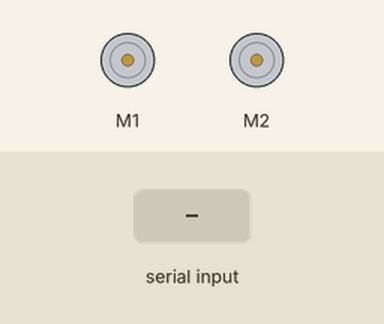
This sketch was run on a simulated Arduino Leonardo, built with avr-gcc and run on an emulated ATmega32U4. Shown: 2 × DC motor (green arrow = forward, orange = backward, longer = faster). The test bench sets the inputs (shaded band).

Above: at 1.2 s.
1.3 s: "U" received over the second serial link
At 1.8 s:
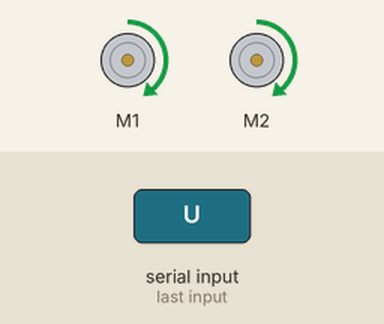
2.8 s: "L" received over the second serial link
At 4.0 s:
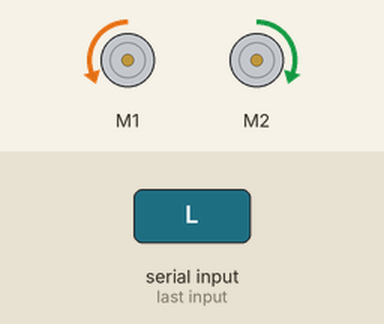
4.3 s: "R" received over the second serial link
At 5.3 s:
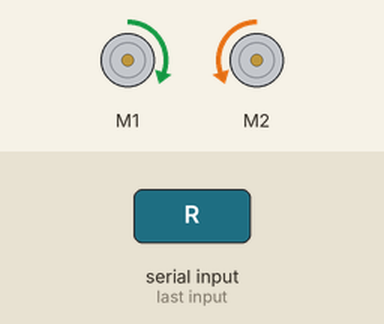
5.8 s: "D" received over the second serial link
At 6.4 s:
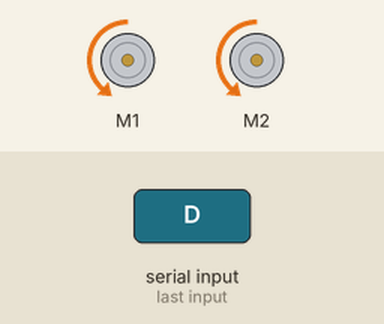
7.3 s: "S" received over the second serial link
At 8.7 s:
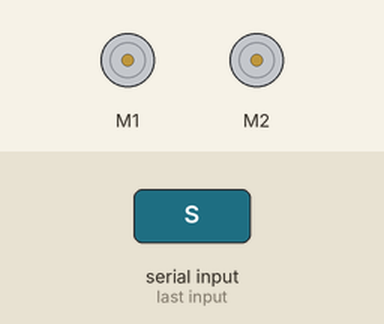
Timing chart, 0 to 9.8 s (numbered marks = the images above; inputs shaded):
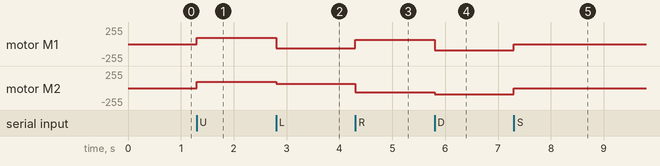

Measured:
- after the input at 1.3 s, motor M1, motor M2: stopped → forward 95/255 at once
- after the input at 2.8 s, motor M1: forward 95/255 → backward 63/255 at once; motor M2: forward 95/255 → forward 63/255 at once
- after the input at 4.3 s, motor M1: backward 63/255 → forward 63/255 at once; motor M2: forward 63/255 → backward 63/255 at once
- after the input at 5.8 s, motor M1: forward 63/255 → backward 95/255 at once; motor M2: backward 63/255 → backward 95/255 at once
- after the input at 7.3 s, motor M1, motor M2: backward 95/255 → stopped at once

The sketch:

Task1.ino
```cpp
#include <Zumo32U4.h>

Zumo32U4Motors motors;

void setup() {
  // put your setup code here, to run once:
  Serial1.begin(9600);
}

void loop() {
  int input = Serial1.read();
  switch (input){
      case'U':
      motors.setSpeeds(150,150);
      break;

      case'L':
      motors.setSpeeds(-100, 100);
      break;

      case'R':
      motors.setSpeeds(100, -100);
      break;

      case 'D':
      motors.setSpeeds(-150,-150);
      break;

      case'S':
      motors.setSpeeds(0, 0);
      break;
    }

}
```
